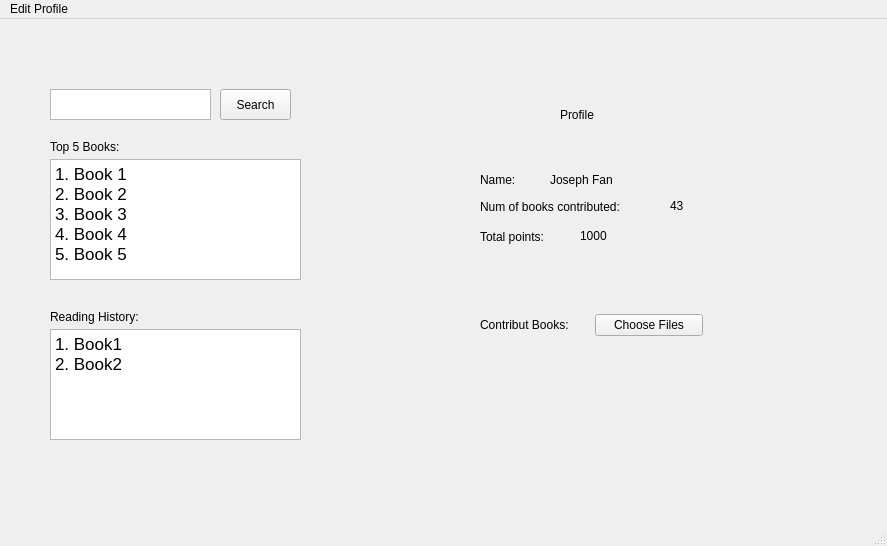
<?xml version="1.0" encoding="UTF-8"?>
<ui version="4.0">
 <class>MainWindow</class>
 <widget class="QMainWindow" name="MainWindow">
  <property name="geometry">
   <rect>
    <x>0</x>
    <y>0</y>
    <width>887</width>
    <height>546</height>
   </rect>
  </property>
  <property name="windowTitle">
   <string>MainWindow</string>
  </property>
  <widget class="QWidget" name="centralwidget">
   <widget class="QLabel" name="label">
    <property name="geometry">
     <rect>
      <x>480</x>
      <y>150</y>
      <width>41</width>
      <height>21</height>
     </rect>
    </property>
    <property name="text">
     <string>Name:</string>
    </property>
   </widget>
   <widget class="QLabel" name="label_2">
    <property name="geometry">
     <rect>
      <x>480</x>
      <y>180</y>
      <width>161</width>
      <height>16</height>
     </rect>
    </property>
    <property name="text">
     <string>Num of books contributed:</string>
    </property>
   </widget>
   <widget class="QLabel" name="label_3">
    <property name="geometry">
     <rect>
      <x>480</x>
      <y>210</y>
      <width>81</width>
      <height>16</height>
     </rect>
    </property>
    <property name="text">
     <string>Total points:</string>
    </property>
   </widget>
   <widget class="QLabel" name="label_4">
    <property name="geometry">
     <rect>
      <x>560</x>
      <y>80</y>
      <width>51</width>
      <height>31</height>
     </rect>
    </property>
    <property name="text">
     <string>Profile</string>
    </property>
   </widget>
   <widget class="QWidget" name="verticalLayoutWidget">
    <property name="geometry">
     <rect>
      <x>440</x>
      <y>80</y>
      <width>301</width>
      <height>161</height>
     </rect>
    </property>
    <layout class="QVBoxLayout" name="verticalLayout"/>
   </widget>
   <widget class="QLabel" name="label_5">
    <property name="geometry">
     <rect>
      <x>550</x>
      <y>140</y>
      <width>71</width>
      <height>41</height>
     </rect>
    </property>
    <property name="text">
     <string>Joseph Fan</string>
    </property>
   </widget>
   <widget class="QLabel" name="label_6">
    <property name="geometry">
     <rect>
      <x>670</x>
      <y>180</y>
      <width>56</width>
      <height>13</height>
     </rect>
    </property>
    <property name="text">
     <string>43</string>
    </property>
   </widget>
   <widget class="QLabel" name="label_7">
    <property name="geometry">
     <rect>
      <x>580</x>
      <y>210</y>
      <width>56</width>
      <height>13</height>
     </rect>
    </property>
    <property name="text">
     <string>1000</string>
    </property>
   </widget>
   <widget class="QTextEdit" name="textEdit">
    <property name="geometry">
     <rect>
      <x>50</x>
      <y>70</y>
      <width>161</width>
      <height>31</height>
     </rect>
    </property>
   </widget>
   <widget class="QLabel" name="label_9">
    <property name="geometry">
     <rect>
      <x>40</x>
      <y>20</y>
      <width>56</width>
      <height>41</height>
     </rect>
    </property>
    <property name="text">
     <string/>
    </property>
   </widget>
   <widget class="QTextBrowser" name="textBrowser">
    <property name="geometry">
     <rect>
      <x>50</x>
      <y>140</y>
      <width>251</width>
      <height>121</height>
     </rect>
    </property>
    <property name="html">
     <string>&lt;!DOCTYPE HTML PUBLIC &quot;-//W3C//DTD HTML 4.0//EN&quot; &quot;http://www.w3.org/TR/REC-html40/strict.dtd&quot;&gt;
&lt;html&gt;&lt;head&gt;&lt;meta name=&quot;qrichtext&quot; content=&quot;1&quot; /&gt;&lt;style type=&quot;text/css&quot;&gt;
p, li { white-space: pre-wrap; }
&lt;/style&gt;&lt;/head&gt;&lt;body style=&quot; font-family:'.Helvetica Neue DeskInterface'; font-size:13pt; font-weight:400; font-style:normal;&quot;&gt;
&lt;p style=&quot; margin-top:0px; margin-bottom:0px; margin-left:0px; margin-right:0px; -qt-block-indent:0; text-indent:0px;&quot;&gt;1. Book 1&lt;/p&gt;
&lt;p style=&quot; margin-top:0px; margin-bottom:0px; margin-left:0px; margin-right:0px; -qt-block-indent:0; text-indent:0px;&quot;&gt;2. Book 2&lt;/p&gt;
&lt;p style=&quot; margin-top:0px; margin-bottom:0px; margin-left:0px; margin-right:0px; -qt-block-indent:0; text-indent:0px;&quot;&gt;3. Book 3&lt;/p&gt;
&lt;p style=&quot; margin-top:0px; margin-bottom:0px; margin-left:0px; margin-right:0px; -qt-block-indent:0; text-indent:0px;&quot;&gt;4. Book 4&lt;/p&gt;
&lt;p style=&quot; margin-top:0px; margin-bottom:0px; margin-left:0px; margin-right:0px; -qt-block-indent:0; text-indent:0px;&quot;&gt;5. Book 5&lt;/p&gt;&lt;/body&gt;&lt;/html&gt;</string>
    </property>
   </widget>
   <widget class="QTextBrowser" name="textBrowser_2">
    <property name="geometry">
     <rect>
      <x>50</x>
      <y>310</y>
      <width>251</width>
      <height>111</height>
     </rect>
    </property>
    <property name="html">
     <string>&lt;!DOCTYPE HTML PUBLIC &quot;-//W3C//DTD HTML 4.0//EN&quot; &quot;http://www.w3.org/TR/REC-html40/strict.dtd&quot;&gt;
&lt;html&gt;&lt;head&gt;&lt;meta name=&quot;qrichtext&quot; content=&quot;1&quot; /&gt;&lt;style type=&quot;text/css&quot;&gt;
p, li { white-space: pre-wrap; }
&lt;/style&gt;&lt;/head&gt;&lt;body style=&quot; font-family:'.Helvetica Neue DeskInterface'; font-size:13pt; font-weight:400; font-style:normal;&quot;&gt;
&lt;p style=&quot; margin-top:0px; margin-bottom:0px; margin-left:0px; margin-right:0px; -qt-block-indent:0; text-indent:0px;&quot;&gt;1. Book1&lt;/p&gt;
&lt;p style=&quot; margin-top:0px; margin-bottom:0px; margin-left:0px; margin-right:0px; -qt-block-indent:0; text-indent:0px;&quot;&gt;2. Book2&lt;/p&gt;&lt;/body&gt;&lt;/html&gt;</string>
    </property>
   </widget>
   <widget class="QLabel" name="label_10">
    <property name="geometry">
     <rect>
      <x>50</x>
      <y>120</y>
      <width>81</width>
      <height>16</height>
     </rect>
    </property>
    <property name="text">
     <string>Top 5 Books:</string>
    </property>
   </widget>
   <widget class="QLabel" name="label_11">
    <property name="geometry">
     <rect>
      <x>50</x>
      <y>290</y>
      <width>101</width>
      <height>16</height>
     </rect>
    </property>
    <property name="text">
     <string>Reading History:</string>
    </property>
   </widget>
   <widget class="QWidget" name="layoutWidget">
    <property name="geometry">
     <rect>
      <x>480</x>
      <y>290</y>
      <width>223</width>
      <height>32</height>
     </rect>
    </property>
    <layout class="QHBoxLayout" name="horizontalLayout">
     <item>
      <widget class="QLabel" name="label_8">
       <property name="text">
        <string>Contribut Books:</string>
       </property>
      </widget>
     </item>
     <item>
      <widget class="QPushButton" name="pushButton">
       <property name="text">
        <string>Choose Files</string>
       </property>
      </widget>
     </item>
    </layout>
   </widget>
   <widget class="QPushButton" name="pushButton_2">
    <property name="geometry">
     <rect>
      <x>220</x>
      <y>70</y>
      <width>71</width>
      <height>31</height>
     </rect>
    </property>
    <property name="text">
     <string>Search</string>
    </property>
   </widget>
  </widget>
  <widget class="QStatusBar" name="statusbar"/>
  <widget class="QMenuBar" name="menuBar">
   <property name="geometry">
    <rect>
     <x>0</x>
     <y>0</y>
     <width>887</width>
     <height>22</height>
    </rect>
   </property>
   <widget class="QMenu" name="menuEdit_Profile">
    <property name="title">
     <string>Edit Profile</string>
    </property>
    <addaction name="actionInput"/>
   </widget>
   <addaction name="menuEdit_Profile"/>
  </widget>
  <action name="actionCopy">
   <property name="text">
    <string>Copy</string>
   </property>
  </action>
  <action name="actionInput">
   <property name="text">
    <string>input</string>
   </property>
  </action>
 </widget>
 <resources/>
 <connections/>
</ui>
